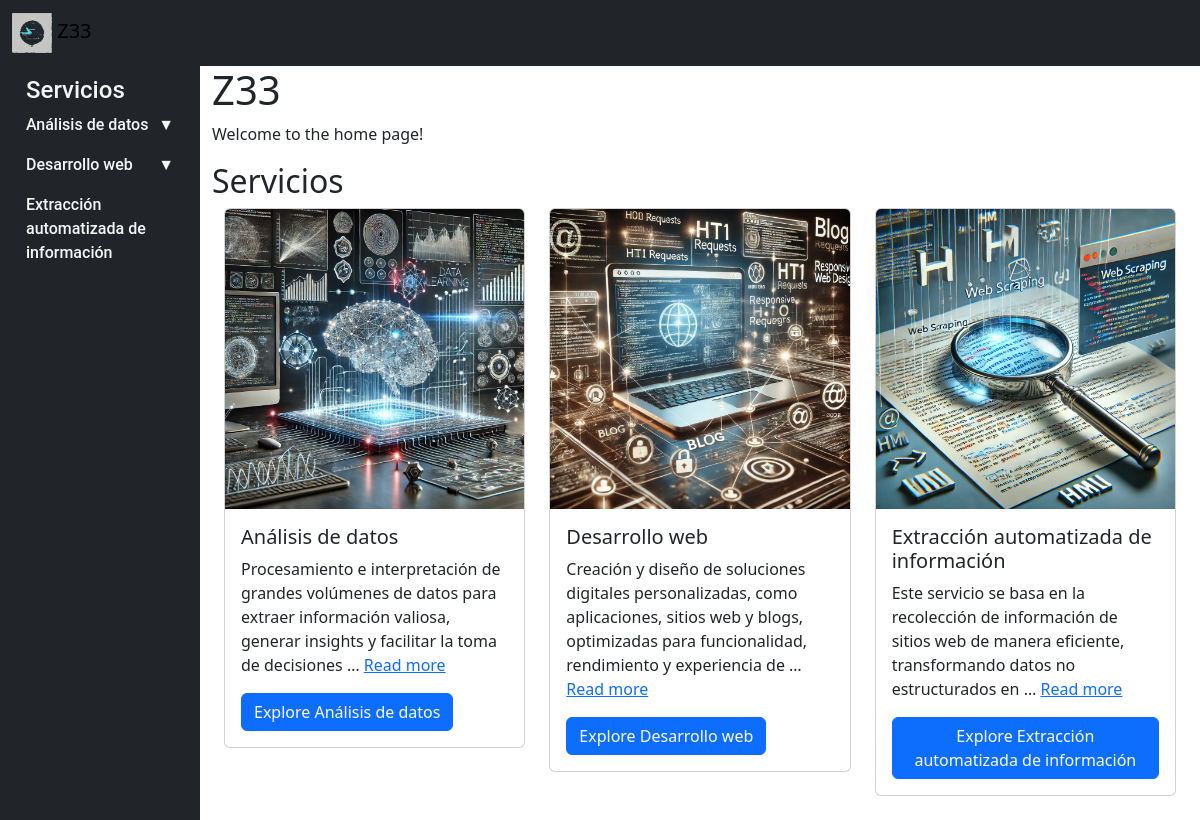
The app's page /servicios/ with its own data.
### home/models.py (models this page shows, shortened)
class Caterogy(models.Model):
    name = models.CharField(max_length=100)
    slug = models.SlugField(max_length=200, unique=True)
    description = models.TextField()
    image = models.ImageField(upload_to='categories', blank=True, null=True)
    class Meta:
        ordering = ['name']
        verbose_name = 'category'
        verbose_name_plural = 'categories'

### home/views.py (the view)
# urls.py: path('', views.HomePageView.as_view(), name='home'),
class HomePageView(generic.TemplateView):
    template_name = 'home.html'
    def get_context_data(self, **kwargs: Any) -> dict[str, Any]:
        context = super().get_context_data(**kwargs)
        context['categories'] = Caterogy.objects.all()
        context['subcategories'] = Subcategory.objects.all()
        context['products'] = Product.objects.all()
        return context

### home/templatetags/home_tags.py (called while the page is built)
@register.inclusion_tag('page/categories.html')
def all_categories():
    all_categories = Caterogy.objects.all()
    categories_with_subcategories = []
    for category in all_categories:
        subcategories = Subcategory.objects.filter(category=category)
        categories_with_subcategories.append({'category': category, 'subcategories': subcategories})
    return {'categories_with_subcategories': categories_with_subcategories}

### home/templates/home.html (shortened to what this page needs)
{% extends "base.html" %}
{% block content %}
    <h1>Z33</h1>
    <p>Welcome to the home page!</p>
    <h2>Servicios</h2>
    <div class="container">
        <div class="row justify-content-center">
            {% for category in categories %}
            <div class="col-sm-12 col-md-4 mb-4">
                <div class="card">
                    <img src="{{ category.image.url }}" class="card-img-top" alt="{{ category.name }}" style="max-width: 100%; height: auto;">
                    <div class="card-body">
                        <h5 class="card-title">{{ category.name }}</h5>
                        <p class="card-text">{{ category.description|truncatewords:20 }} <a href="{% url 'category_detail' category.slug %}">Read more</a></p>
                        <a href="{% url 'category_detail' category.slug %}" class="btn btn-primary">Explore {{ category.name }}</a>
                    </div>
                </div>
            </div>
            {% endfor %}
        </div>
    </div>
{% endblock %}

### home/templates/page/categories.html (shortened to what this page needs)
<h4>Servicios</h4>
<ul class="nav flex-column" id="nav_accordion">
    {% for item in categories_with_subcategories %}
        {% if item.subcategories %}
        <li class="nav-item has-submenu">
            <a class="nav-link" href="{% url 'category_detail' item.category.slug %}" data-bs-toggle="collapse" data-bs-target=".submenu-{{ forloop.counter }}">{{ item.category.name }}<span class="float-end">&#x25BC;</span></a>
        </li>
        {% else %}
        <li class="nav-item">
            <a class="nav-link" href="{% url 'category_detail' item.category.slug %}">{{ item.category.name }}</a>
        </li>
        {% endif %}
    {% endfor %}
</ul>

### home/static/styles.css (style rules this page uses)
.sidebar h4 { color: whitesmoke; font-family: 'Roboto', sans-serif; font-weight: 500; margin-top: 0; margin-bottom: 0; padding-left: 1rem; padding-right: 1rem; }
.nav-link { color: whitesmoke !important; font-family: 'Roboto', sans-serif; font-weight: 500; }

### records on screen
Caterogy: category.name "Análisis de datos", image (picture), name "Análisis de datos", description "Procesamiento e interpretación de grandes volúmenes de datos para extraer información valiosa, generar insights y facilitar la toma de decisiones …"
Caterogy: category.name "Desarrollo web", image (picture), name "Desarrollo web", description "Creación y diseño de soluciones digitales personalizadas, como aplicaciones, sitios web y blogs, optimizadas para funcionalidad, rendimiento y experiencia de …"
Caterogy: category.name "Extracción automatizada de información", image (picture), name "Extracción automatizada de información", description "Este servicio se basa en la recolección de información de sitios web de manera eficiente, transformando datos no estructurados en …"
